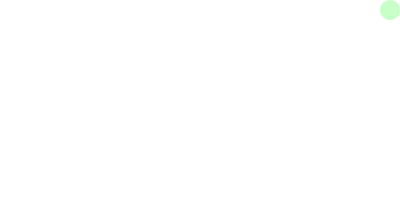
Frame 1 (no input)
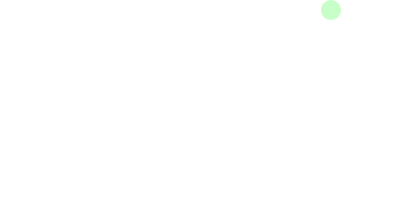
Frame 60 (the mouse pressed at the canvas centre just before this capture)
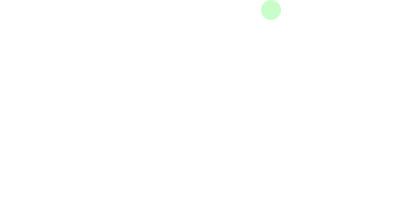
Frame 120 (the mouse held since frame 60 and released just before this capture)

The Processing sketch that drew these frames (run headless with seeded random() and noise(); from frame 60 on, the mouse is pressed at the canvas centre):

// Processing sketch: rightToLeftMotion
// ── rightToLeftMotion.pde
void setup(){
  size(400,200);
  smooth();
  noStroke();
  fill(200,255,200);
  ellipseMode(CORNER);
  frameRate(30);
}
int d = 20,x=380,vx = -1;
void draw(){
  background(255);
  ellipse(x,0,d,d);
  if(x<=-20)x=width-d;
  else{x +=vx;}
  
}
